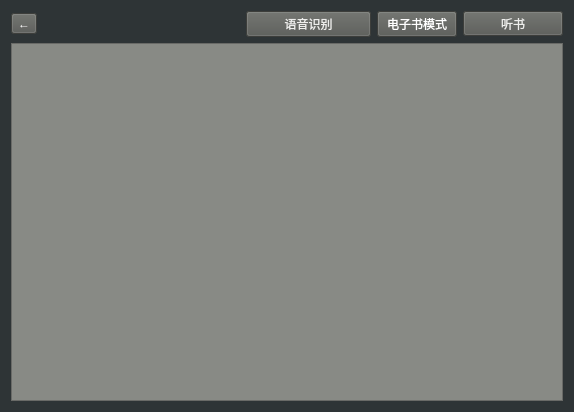
<?xml version="1.0" encoding="UTF-8"?>
<ui version="4.0">
 <class>ReadWidget</class>
 <widget class="QWidget" name="ReadWidget">
  <property name="geometry">
   <rect>
    <x>0</x>
    <y>0</y>
    <width>574</width>
    <height>412</height>
   </rect>
  </property>
  <property name="windowTitle">
   <string>Form</string>
  </property>
  <property name="styleSheet">
   <string notr="true">background-color: rgb(46, 52, 54);</string>
  </property>
  <layout class="QGridLayout" name="gridLayout">
   <item row="0" column="0">
    <widget class="QToolButton" name="backButton">
     <property name="styleSheet">
      <string notr="true">color: rgb(255, 255, 255);
background-color: rgb(85, 87, 83);</string>
     </property>
     <property name="text">
      <string>←</string>
     </property>
    </widget>
   </item>
   <item row="0" column="1">
    <spacer name="horizontalSpacer">
     <property name="orientation">
      <enum>Qt::Horizontal</enum>
     </property>
     <property name="sizeHint" stdset="0">
      <size>
       <width>40</width>
       <height>20</height>
      </size>
     </property>
    </spacer>
   </item>
   <item row="0" column="2">
    <widget class="QPushButton" name="VoiceButton">
     <property name="sizePolicy">
      <sizepolicy hsizetype="Preferred" vsizetype="Fixed">
       <horstretch>0</horstretch>
       <verstretch>0</verstretch>
      </sizepolicy>
     </property>
     <property name="minimumSize">
      <size>
       <width>125</width>
       <height>0</height>
      </size>
     </property>
     <property name="styleSheet">
      <string notr="true">background-color: rgb(85, 87, 83);
color: rgb(238, 238, 236);</string>
     </property>
     <property name="text">
      <string>语音识别</string>
     </property>
    </widget>
   </item>
   <item row="0" column="3">
    <widget class="QPushButton" name="changeButton">
     <property name="styleSheet">
      <string notr="true">color: rgb(255, 255, 255);
background-color: rgb(85, 87, 83);</string>
     </property>
     <property name="text">
      <string>电子书模式</string>
     </property>
    </widget>
   </item>
   <item row="0" column="4">
    <widget class="QToolButton" name="listenButton">
     <property name="sizePolicy">
      <sizepolicy hsizetype="Preferred" vsizetype="Fixed">
       <horstretch>0</horstretch>
       <verstretch>0</verstretch>
      </sizepolicy>
     </property>
     <property name="minimumSize">
      <size>
       <width>100</width>
       <height>0</height>
      </size>
     </property>
     <property name="maximumSize">
      <size>
       <width>75</width>
       <height>16777215</height>
      </size>
     </property>
     <property name="styleSheet">
      <string notr="true">background-color: rgb(85, 87, 83);
color: rgb(238, 238, 236);</string>
     </property>
     <property name="text">
      <string>听书</string>
     </property>
    </widget>
   </item>
   <item row="1" column="0" colspan="5">
    <widget class="QScrollArea" name="scrollArea">
     <property name="sizePolicy">
      <sizepolicy hsizetype="MinimumExpanding" vsizetype="Preferred">
       <horstretch>0</horstretch>
       <verstretch>15</verstretch>
      </sizepolicy>
     </property>
     <property name="styleSheet">
      <string notr="true">background-color: rgb(136, 138, 133);</string>
     </property>
     <property name="widgetResizable">
      <bool>true</bool>
     </property>
     <widget class="QWidget" name="scrollAreaWidgetContents">
      <property name="geometry">
       <rect>
        <x>0</x>
        <y>0</y>
        <width>554</width>
        <height>355</height>
       </rect>
      </property>
      <property name="sizePolicy">
       <sizepolicy hsizetype="MinimumExpanding" vsizetype="MinimumExpanding">
        <horstretch>0</horstretch>
        <verstretch>0</verstretch>
       </sizepolicy>
      </property>
     </widget>
    </widget>
   </item>
  </layout>
 </widget>
 <resources/>
 <connections/>
</ui>
